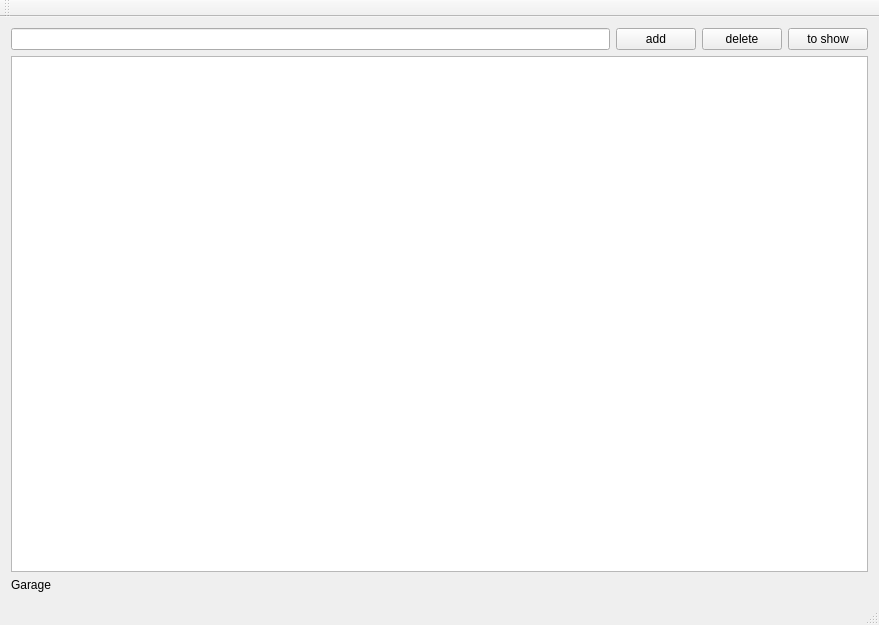
<?xml version="1.0" encoding="UTF-8"?>
<ui version="4.0">
 <class>MainWindow</class>
 <widget class="QMainWindow" name="MainWindow">
  <property name="geometry">
   <rect>
    <x>0</x>
    <y>0</y>
    <width>879</width>
    <height>625</height>
   </rect>
  </property>
  <property name="windowTitle">
   <string>MainWindow</string>
  </property>
  <widget class="QWidget" name="centralWidget">
   <layout class="QVBoxLayout" name="verticalLayout">
    <item>
     <layout class="QHBoxLayout" name="horizontalLayout">
      <item>
       <widget class="QLineEdit" name="lineEdit"/>
      </item>
      <item>
       <widget class="QPushButton" name="add">
        <property name="text">
         <string>add</string>
        </property>
       </widget>
      </item>
      <item>
       <widget class="QPushButton" name="delete_2">
        <property name="text">
         <string>delete</string>
        </property>
       </widget>
      </item>
      <item>
       <widget class="QPushButton" name="to_show">
        <property name="text">
         <string>to show</string>
        </property>
       </widget>
      </item>
     </layout>
    </item>
    <item>
     <widget class="QListWidget" name="listWidget"/>
    </item>
    <item>
     <widget class="QLabel" name="road">
      <property name="text">
       <string>Garage</string>
      </property>
     </widget>
    </item>
   </layout>
  </widget>
  <widget class="QMenuBar" name="menuBar">
   <property name="geometry">
    <rect>
     <x>0</x>
     <y>0</y>
     <width>879</width>
     <height>26</height>
    </rect>
   </property>
  </widget>
  <widget class="QToolBar" name="mainToolBar">
   <attribute name="toolBarArea">
    <enum>TopToolBarArea</enum>
   </attribute>
   <attribute name="toolBarBreak">
    <bool>false</bool>
   </attribute>
  </widget>
  <widget class="QStatusBar" name="statusBar"/>
 </widget>
 <layoutdefault spacing="6" margin="11"/>
 <resources/>
 <connections/>
</ui>
